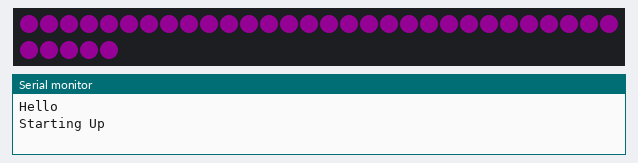
Simulated run of this sketch. Board: ESP8266 (NodeMCU). On the bench: 35 RGB LEDs in strip order, left to right, continuing on the next row, the last lines printed to the serial monitor. Dim RGB values are drawn brighter than linear; WiFi joins after 1.5 s; servers stay silent unless stated.

Above: at 0.1 s.
At 4.6 s:
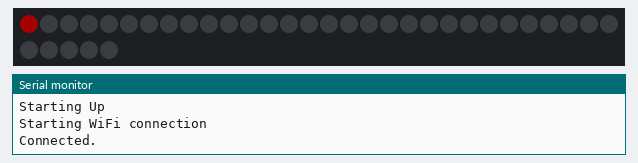
At 5.1 s:
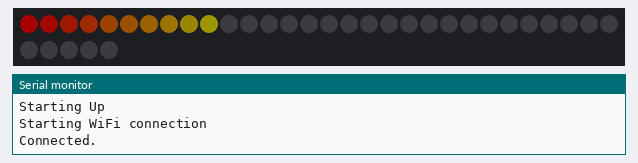
At 5.6 s:
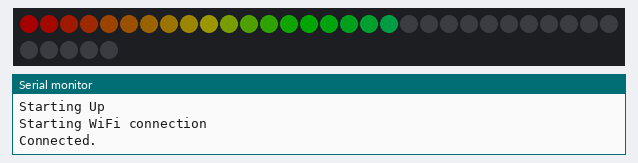
At 6.0 s:
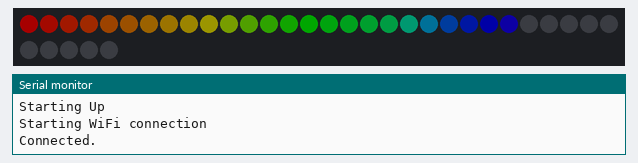
At 6.5 s:
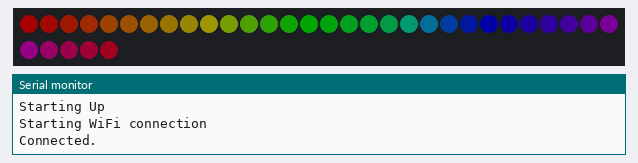

The sketch:

carbon_intensity.ino
```cpp
#include <ESP8266WiFi.h>
#include <DNSServer.h>
#include <ESP8266WebServer.h>
#include <WiFiManager.h>
#include <FastLED.h>
#include <ESP8266HTTPClient.h>
#include <ArduinoJson.h>
#include <WiFiClientSecure.h>

// Set web server port number to 80
WiFiServer server(80);

// Define the number of LEDs, data pin, and LED type
#define NUM_LEDS 35
#define DATA_PIN 2
#define LED_TYPE WS2812B
CRGB leds[NUM_LEDS]; // Define an array to store the LED data

// Variable to store the HTTP request
String header;
String jsonBuffer;

// HTTPS
const char*  server_name = "www.carbonintensity.org.uk";  // Server URL
const char* apiEndpoint = "https://api.carbonintensity.org.uk/intensity";

// Function to extract the carbon intensity index from the API response
const char*  extractIndex(String jsonString) {
  // Parse the JSON string into a JSON object
  DynamicJsonDocument jsonDoc(1024);
  deserializeJson(jsonDoc, jsonString);

  // Extract the "index" value from the "intensity" object in the "data" array
  const char*  index = jsonDoc["data"][0]["intensity"]["index"];

  return index;
}

// HTTP Request helper
StaticJsonDocument<1024> doc; // Change the size of the buffer as per your requirement

void setup() {
  Serial.begin(9600);
  Serial.println("Hello");

  // Initialise the FastLED library with the LED type and data pin
  FastLED.addLeds<LED_TYPE, DATA_PIN, GRB>(leds, NUM_LEDS);
  FastLED.setBrightness(40);

  // Flash the LEDs in purple to indicate that the device is not yet connected to WiFi
  Serial.println("Starting Up");
  flashLEDs(CRGB::Purple, 3);

  // WiFiManager — creates AP for configuration if no stored credentials
  Serial.println("Starting WiFi connection");
  WiFiManager wifiManager;

  // Set your own AP name and password here
  wifiManager.autoConnect("CarbonLEDs", "your-password-here");

  // If you get here you have connected to the WiFi
  Serial.println("Connected.");
  lightUpInOrderRainbow(2000); // Provide visual feedback of connection

  server.begin(); // Start to listen for clients
}


void loop() {
  Serial.println("Query API...");
  static unsigned long lastUpdate = 0;

  if (WiFi.status() == WL_CONNECTED) {
    unsigned long currentTime = millis();

    if (currentTime - lastUpdate > 1) { // Update every 15 minutes
      delay(30000);

      Serial.println("Querying API");

      // Call API
      jsonBuffer = getCarbonIntensity();
      Serial.println(jsonBuffer);

      const char* intensityLabel = extractIndex(jsonBuffer);
      Serial.println(intensityLabel);
      CRGB color;

      if (strcmp(intensityLabel, "very low") == 0) {
        color = CRGB::Green;
      } else if (strcmp(intensityLabel, "low") == 0) {
        color = CRGB::Lime;
      } else if (strcmp(intensityLabel, "moderate") == 0) {
        color = CRGB::Yellow;
      } else if (strcmp(intensityLabel, "high") == 0) {
        color = CRGB::Orange;
      } else if (strcmp(intensityLabel, "very high") == 0) {
        color = CRGB::Red;
      }

      for (int i = 0; i < NUM_LEDS; i++) {
        leds[i] = color;
      }

      FastLED.show();
    }
    lastUpdate = currentTime;

  }

  delay(60000); // Update every minute
}


// Function to flash the LEDs in a given colour a certain number of times
void flashLEDs(CRGB color, int numFlashes) {
  for (int i = 0; i < numFlashes; i++) {
    setColor(color);
    delay(500);
    setColor(CRGB::Black);
    delay(500);
  }
}

// Function to set all LEDs to a given colour
void setColor(CRGB color) {
  for (int i = 0; i < NUM_LEDS; i++) {
    leds[i] = color;
  }
  FastLED.show();
}

void lightUpInOrder(uint32_t color, unsigned long duration) {
  unsigned long interval = duration / NUM_LEDS;
  for (int i = 0; i < NUM_LEDS; i++) {
    fill_solid(leds, i + 1, color);
    FastLED.show();
    delay(interval);
  }
}

void lightUpInOrderRainbow(unsigned long duration) {
  unsigned long interval = duration / NUM_LEDS;
  for (int i = 0; i < NUM_LEDS; i++) {
    CHSV rainbowColor = CHSV(i * (255 / NUM_LEDS), 255, 255);
    leds[i] = rainbowColor;
    FastLED.show();
    delay(interval);
  }
  delay(3000);
  FastLED.clearData();
  FastLED.show();
}

String getCarbonIntensity() {
  WiFiClientSecure client;
  HTTPClient https;
  client.setInsecure();

  Serial.println("\nStarting connection to server...");
  if (!client.connect(server_name, 443)) {
    Serial.println("Connection failed!");
  }

  // Load the API
  Serial.println("Connected to server!");
  client.println("GET https://api.carbonintensity.org.uk/intensity");
}
```

Measured:
- what the display in image 5 shows lasts 3.0 s, from 6.5 s to 9.5 s
